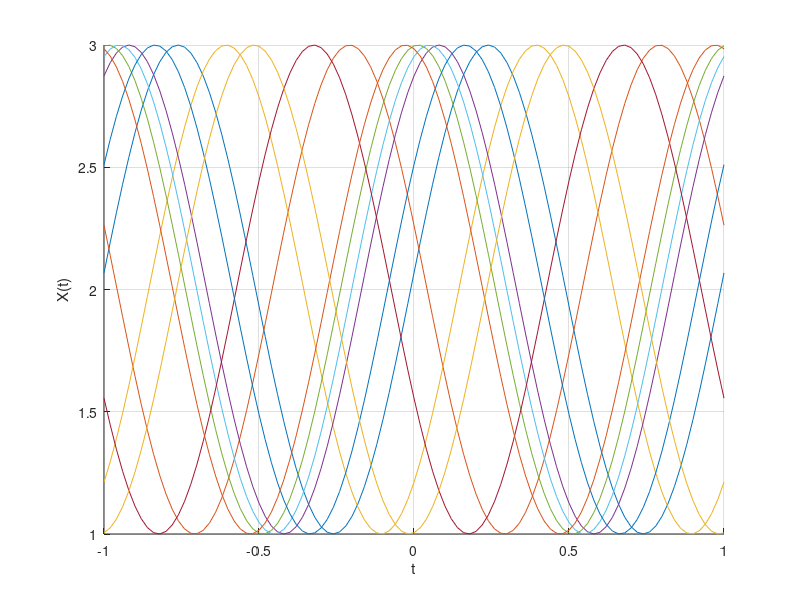
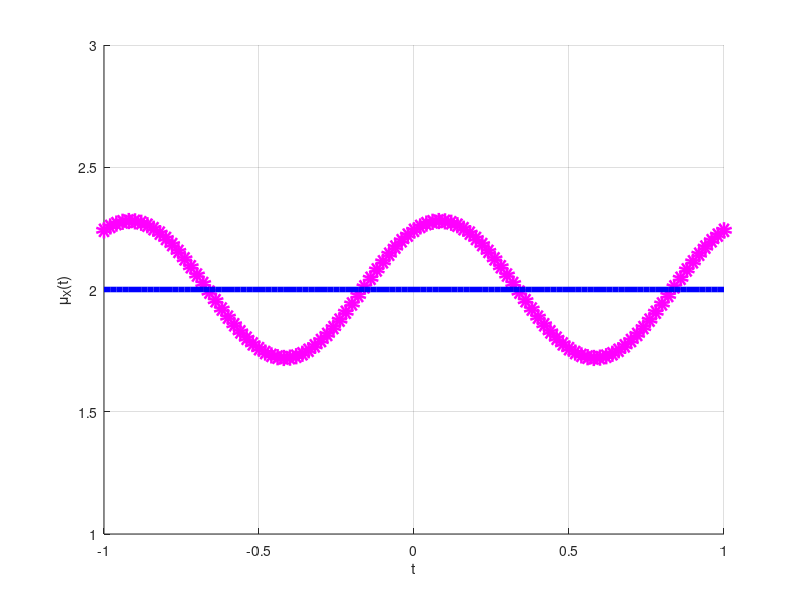
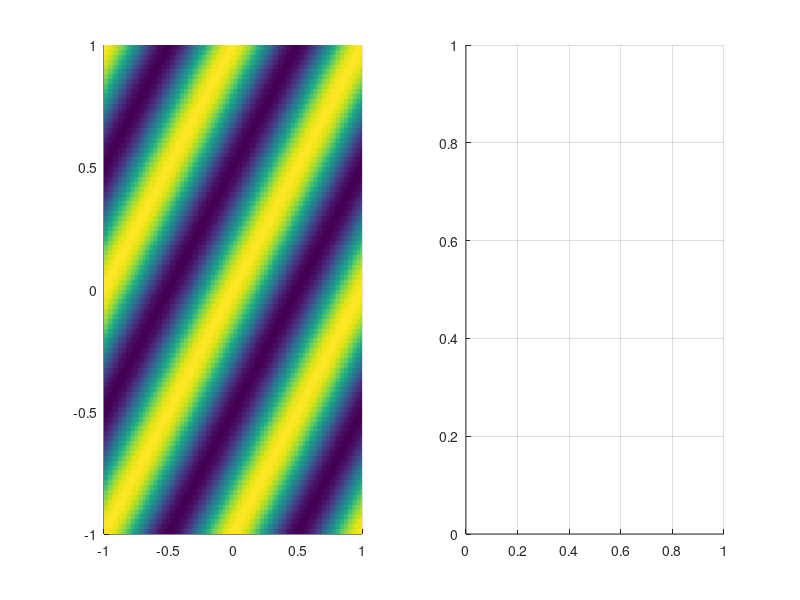

These charts were generated, in order, by the following MATLAB code: (Note: this script raises an error after producing the figures.)
clear all; close all; clc;

N = 10;
dt = 0.02; t = -1 : dt : 1;
Nt = length(t);

a=1;
b=2;
f0=1;

X = zeros(N,Nt);
for i  = 1:N
    THETA = 2*pi*(rand() - 0.5);
    X(i,:) = a * cos(2*pi*f0*t - THETA) + b;
end

figure; hold on; grid on;
plot(t,X(1:10,:));
xlabel('t'); ylabel('X(t)');

muX_teo = b * ones(1,Nt);
muX_sim = mean(X);

figure; hold on; grid on;
plot(t, muX_sim, 'mo', 'LineWidth', 6);
plot(t, muX_teo, 'b', 'LineWidth', 4);
xlabel('t'); ylabel('\mu_X(t)');
ylim([1 3]);

[T1, T2] = meshgrid(t,t);
CX_teo = 0.5*a^2*cos(2*pi*f0*(T2-T1));
CX_sim = cov(X,X);

figure;
subplot(1,2,1); grid on; hold on;
surf(t,t,CX_teo);
shading flat;
subplot(1,2,2); grid on; hold on;
surf(t,t,CX_sim);